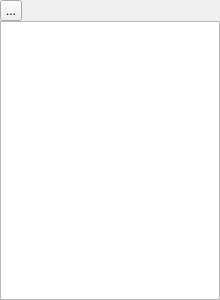
<?xml version="1.0" encoding="UTF-8"?>
<ui version="4.0">
 <class>DataFeatureWidget</class>
 <widget class="QWidget" name="DataFeatureWidget">
  <property name="geometry">
   <rect>
    <x>0</x>
    <y>0</y>
    <width>220</width>
    <height>300</height>
   </rect>
  </property>
  <property name="windowTitle">
   <string>Form</string>
  </property>
  <layout class="QVBoxLayout" name="verticalLayout">
   <property name="spacing">
    <number>0</number>
   </property>
   <property name="leftMargin">
    <number>0</number>
   </property>
   <property name="topMargin">
    <number>0</number>
   </property>
   <property name="rightMargin">
    <number>0</number>
   </property>
   <property name="bottomMargin">
    <number>0</number>
   </property>
   <item>
    <layout class="QHBoxLayout" name="horizontalLayout">
     <property name="spacing">
      <number>0</number>
     </property>
     <item>
      <widget class="QToolButton" name="toolButton_clearDataFeature">
       <property name="minimumSize">
        <size>
         <width>16</width>
         <height>16</height>
        </size>
       </property>
       <property name="maximumSize">
        <size>
         <width>22</width>
         <height>22</height>
        </size>
       </property>
       <property name="text">
        <string>...</string>
       </property>
       <property name="icon">
        <iconset resource="../icons.qrc">
         <normaloff>:/icons/icons/clearMarked.png</normaloff>:/icons/icons/clearMarked.png</iconset>
       </property>
      </widget>
     </item>
     <item>
      <spacer name="horizontalSpacer">
       <property name="orientation">
        <enum>Qt::Horizontal</enum>
       </property>
       <property name="sizeHint" stdset="0">
        <size>
         <width>40</width>
         <height>20</height>
        </size>
       </property>
      </spacer>
     </item>
    </layout>
   </item>
   <item>
    <widget class="QTreeView" name="treeView">
     <property name="editTriggers">
      <set>QAbstractItemView::NoEditTriggers</set>
     </property>
     <property name="selectionMode">
      <enum>QAbstractItemView::ExtendedSelection</enum>
     </property>
    </widget>
   </item>
  </layout>
 </widget>
 <resources>
  <include location="../icons.qrc"/>
 </resources>
 <connections/>
</ui>
